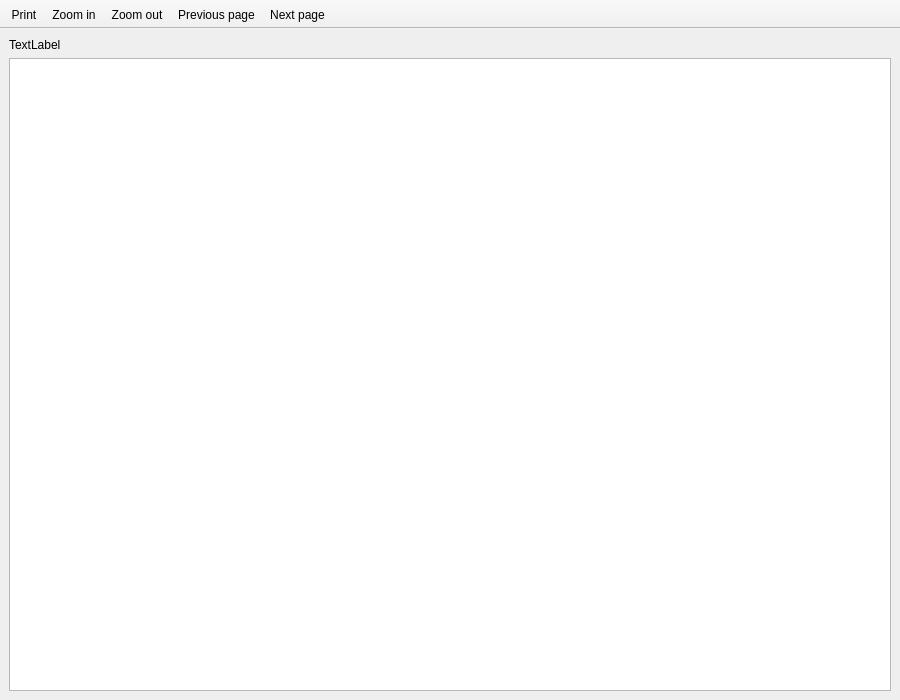
<?xml version="1.0" encoding="UTF-8"?>
<ui version="4.0">
 <class>PrintPreview</class>
 <widget class="QMainWindow" name="PrintPreview">
  <property name="geometry">
   <rect>
    <x>0</x>
    <y>0</y>
    <width>900</width>
    <height>700</height>
   </rect>
  </property>
  <property name="minimumSize">
   <size>
    <width>900</width>
    <height>700</height>
   </size>
  </property>
  <property name="windowTitle">
   <string>Print preview</string>
  </property>
  <widget class="QWidget" name="centralwidget">
   <layout class="QGridLayout" name="gridLayout">
    <item row="1" column="1">
     <widget class="QGraphicsView" name="view">
      <property name="backgroundBrush">
       <brush brushstyle="NoBrush">
        <color alpha="255">
         <red>0</red>
         <green>0</green>
         <blue>0</blue>
        </color>
       </brush>
      </property>
      <property name="foregroundBrush">
       <brush brushstyle="NoBrush">
        <color alpha="255">
         <red>0</red>
         <green>0</green>
         <blue>0</blue>
        </color>
       </brush>
      </property>
      <property name="alignment">
       <set>Qt::AlignLeading|Qt::AlignLeft|Qt::AlignTop</set>
      </property>
     </widget>
    </item>
    <item row="0" column="1">
     <widget class="QLabel" name="lbPage">
      <property name="text">
       <string>TextLabel</string>
      </property>
     </widget>
    </item>
   </layout>
  </widget>
  <widget class="QToolBar" name="toolBar">
   <property name="windowTitle">
    <string>toolBar</string>
   </property>
   <property name="movable">
    <bool>false</bool>
   </property>
   <property name="allowedAreas">
    <set>Qt::NoToolBarArea</set>
   </property>
   <property name="floatable">
    <bool>false</bool>
   </property>
   <attribute name="toolBarArea">
    <enum>TopToolBarArea</enum>
   </attribute>
   <attribute name="toolBarBreak">
    <bool>false</bool>
   </attribute>
   <addaction name="actionPrint"/>
   <addaction name="actionZoom_in"/>
   <addaction name="actionZoom_out"/>
   <addaction name="actionPrevious_page"/>
   <addaction name="actionNext_page"/>
  </widget>
  <action name="actionPrint">
   <property name="icon">
    <iconset>
     <normalon>:/res/print.png</normalon>
    </iconset>
   </property>
   <property name="text">
    <string>Print</string>
   </property>
   <property name="shortcut">
    <string>Ctrl+P</string>
   </property>
  </action>
  <action name="actionZoom_in">
   <property name="icon">
    <iconset resource="res.qrc">
     <normaloff>:/res/zoom_in.png</normaloff>:/res/zoom_in.png</iconset>
   </property>
   <property name="text">
    <string>Zoom in</string>
   </property>
  </action>
  <action name="actionZoom_out">
   <property name="icon">
    <iconset resource="res.qrc">
     <normaloff>:/res/zoom_out.png</normaloff>:/res/zoom_out.png</iconset>
   </property>
   <property name="text">
    <string>Zoom out</string>
   </property>
  </action>
  <action name="actionPrevious_page">
   <property name="icon">
    <iconset resource="res.qrc">
     <normaloff>:/res/go_previous.png</normaloff>:/res/go_previous.png</iconset>
   </property>
   <property name="text">
    <string>Previous page</string>
   </property>
  </action>
  <action name="actionNext_page">
   <property name="icon">
    <iconset resource="res.qrc">
     <normaloff>:/res/go_next.png</normaloff>:/res/go_next.png</iconset>
   </property>
   <property name="text">
    <string>Next page</string>
   </property>
  </action>
 </widget>
 <resources>
  <include location="res.qrc"/>
 </resources>
 <connections/>
</ui>
